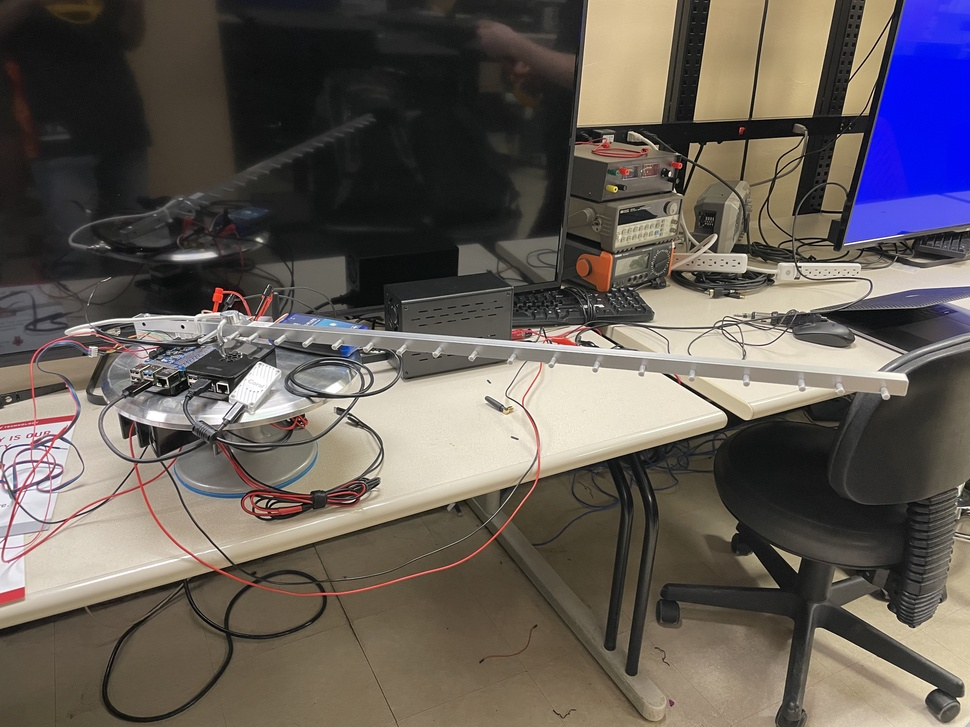
#> input picture resources/System.jpg, 970 x 727 px, shrunk from 4032 x 3024 before the run, given in place of the camera
$ python motiondetection.py
#> lines starting #> are read from the running program, lines starting #| are printed output that depends on the picture
# Python program to detect motion using OpenCV

# import OpenCV, time, and Pandas
import cv2
import time
import pandas
#import datetime class from datetime
from datetime import datetime

# Assign static background to None (null)
static_back = None

# List when any motion is detected
motion_list = [None, None]

# Time of movement
time = []

# Initializing DataFrame, first column is start time, second is end time
df = pandas.DataFrame(columns = ['Start', 'End'])

# Capturing video
video = cv2.VideoCapture(0)
#video = cv2.VideoCapture('assets/drone_vid3.mp4')

# Infinite while loop to treat stack of images as video
while True:
    status, frame = video.read()    # returns capture status and frame (numpy array)
#> frame is the input picture: shape (727, 970, 3); mean B, G, R 88.3, 92.5, 99.6

    # Initialize motion
    motion = 0    # (0 means no motion)

    # Convert color image to gray scale
    gray_frame = cv2.cvtColor(frame, cv2.COLOR_BGR2GRAY)
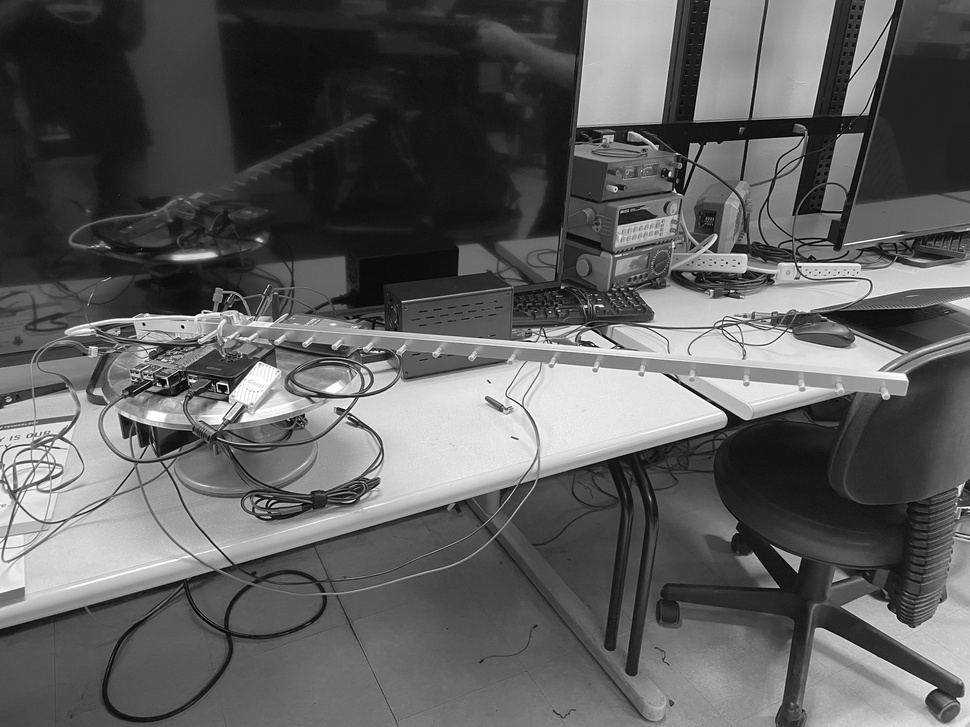
#> gray_frame: shape (727, 970); min 0, max 255, mean 94.1

    # Convert gray scale image to Gaussian Blue (reduce noise and detail to better detect motion)
    gaussian_frame = cv2.GaussianBlur(gray_frame, (21, 21), 0)
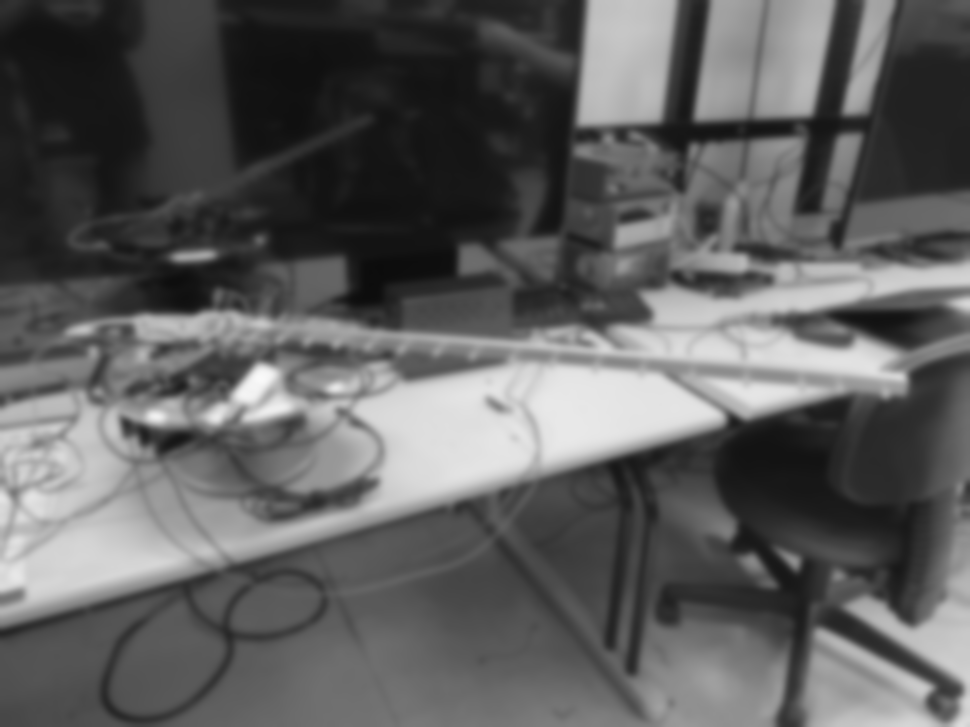
#> gaussian_frame: shape (727, 970); min 12, max 250, mean 94.1

    # In first iteration assign value of static_back to first frame of video
    if static_back is None:
        static_back = gaussian_frame
        continue

    # Difference between static background and current frame
    diff_frame = cv2.absdiff(static_back, gaussian_frame)

    # If difference is greater than 30 it will show white color (255)
    # Params: source (should be grayscale image), threshold value, value to give if pixel value > threshold, threshold style
    threshold_frame = cv2.threshold(diff_frame, 40, 255, cv2.THRESH_BINARY)[1]
    threshold_frame = cv2.dilate(threshold_frame, None, iterations = 2)

    # Find contour/outline of moving image
    # Params: source, contour retrieval mode, contour approximation method
    contours, hierarchy = cv2.findContours(threshold_frame.copy(), cv2.RETR_EXTERNAL, cv2.CHAIN_APPROX_SIMPLE)

    for contour in contours:
        if cv2.contourArea(contour) < 500:    # smaller number means it will detect smaller objects and make more rectangles
            continue    # do not set motion = 1
        motion = 1

        (x, y, w, h) = cv2.boundingRect(contour)
        # Make green rectangle around the moving object
        # Params: what to draw on, top left postion, bottom right position, color, thickness (-1 to fill)
        cv2.rectangle(frame, (x, y), (x + w, y + h), (0, 255, 0), 3)

    # Append status of motion
    motion_list.append(motion)

    motion_list = motion_list[-2:]   # remove last 2 values?

    # Append start time of motion
    if motion_list[-1] == 1 and motion_list[-2] == 0:    # last value is 1 and second to last is 0 (start of motion)
        time.append(datetime.now())

    # Append end time of motion
    if motion_list [-1] == 0 and motion_list[-2] == 1:    # last value is 0 and second to last is 1 (end of motion)
        time.append(datetime.now())

    # Display image in gray scale
    # cv2.imshow('Gray Scale Frame', gray_frame)

    # Display difference in current frame and static frame (first frame)
    # cv2.imshow('Difference Frame', diff_frame)

    # Display black and white image in which if intensity difference > 30 it will appear white
    cv2.imshow('Threshold Frame', threshold_frame)

    # Display color frame with green rectangles around moving objects
    cv2.imshow('Color frame', frame)

    if cv2.waitKey(1) == ord('q'):    # checks to see if q key is pressed
        if motion == 1:
            time.append(datetime.now())    # append end time of movement if something is moving when stopped
        break

# Append time of motion to DataFrame
for i in range(0, len(time), 2):
    df = df.append({'Start':time[i], 'End':time[i + 1]}, ignore_index = True)
#> this loop made 0 passes

# Create csv of time of movements
df.to_csv('time_of_movements.csv')

video.release()    # release camera
cv2.destroyAllWindows()    # destroy all windows
